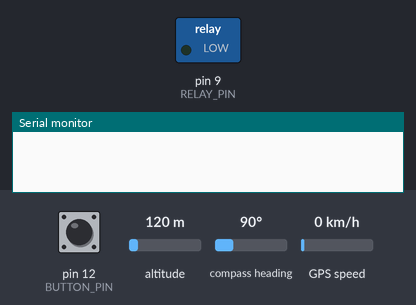
Bench run of a sketch on a simulated Arduino Uno, built with avr-gcc and run on an emulated ATmega328P. Parts: switched loads named in the sketch (green lamp = pin HIGH), the last lines printed to the serial monitor. The test bench sets the inputs (shaded band); at power-on: pin 12 (BUTTON_PIN) HIGH, altitude 120 m, compass heading 90°, GPS speed 0 km/h. The GPS gets a fix after 3 s at 37.7749, -122.4194 with 8 satellites.

Above: at 1.2 s.
1.3 s: pin 12 (BUTTON_PIN) pulled LOW for 0.15 s
At 2.2 s:
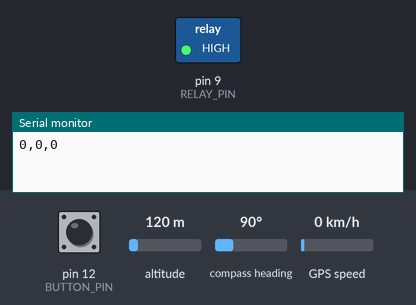
2.9 s: pin 12 (BUTTON_PIN) pulled LOW for 1 s
At 4.2 s:
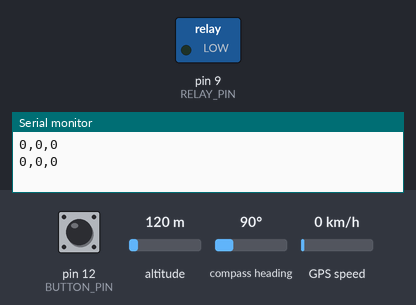
5.4 s: pin 12 (BUTTON_PIN) pulled LOW for 3.2 s
At 6.1 s:
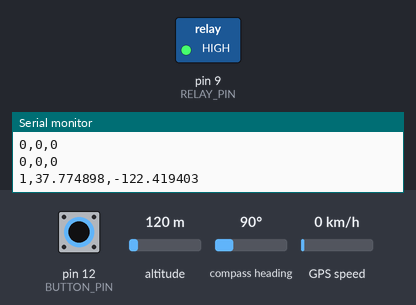
Timing chart, 0 to 8.4 s (numbered marks = the images above; inputs shaded):
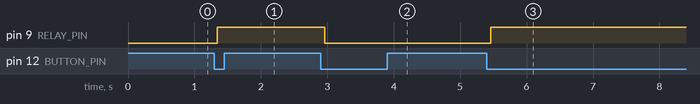

Measured:
- after the input at 1.3 s, pin 9 (RELAY_PIN): LOW → HIGH at once
- after the input at 2.9 s, pin 9 (RELAY_PIN): HIGH → LOW after 0.06 s
- after the input at 5.4 s, pin 9 (RELAY_PIN): LOW → HIGH after 0.06 s

The sketch:

gps.ino
```cpp
#include <TinyGPS++.h>
#include <SoftwareSerial.h>

#define BUTTON_PIN 12 // Pin connected to the push button
#define RELAY_PIN  9 // Pin connected to the relay module

#define GPS_RX_PIN 3  // GPS module RX pin connected to Arduino TX pin
#define GPS_TX_PIN 4  // GPS module TX pin connected to Arduino RX pin

bool buttonState = HIGH; // Variable to store the current state of the button
bool lastButtonState = HIGH; // Variable to store the previous state of the button
bool buttonClicked = false; // Flag to indicate if the button was clicked since last state change

bool relayState = false; // Variable to store the state of the relay

SoftwareSerial gpsSerial(GPS_RX_PIN, GPS_TX_PIN); // Create a SoftwareSerial object for GPS communication
TinyGPSPlus gps; // Create a TinyGPS++ object to handle GPS data

void setup() {
  pinMode(BUTTON_PIN, INPUT_PULLUP); // Set button pin as input with internal pull-up resistor
  pinMode(RELAY_PIN, OUTPUT); // Set relay pin as output

  // Initialize relay state to OFF
  digitalWrite(RELAY_PIN, LOW);

  Serial.begin(9600); // Initialize serial communication
  gpsSerial.begin(9600); // Initialize GPS serial communication
}

void loop() {
  // Read the state of the push button
  int reading = digitalRead(BUTTON_PIN);

  // Check if the button state has changed
  if (reading != lastButtonState) {
    // Reset the button clicked flag
    buttonClicked = false;
  }

  // If the button is pressed
  if (reading == LOW && !buttonClicked) {
    // Toggle the relay state
    relayState = !relayState;

    // Update the relay
    digitalWrite(RELAY_PIN, relayState ? HIGH : LOW);

    // Set the button clicked flag
    buttonClicked = true;

    // Print emergency signal and GPS data to serial port
    if (gps.location.isValid()) {
      Serial.print("1,"); // Emergency signal
      Serial.print(gps.location.lat(), 6); // Latitude
      Serial.print(",");
      Serial.println(gps.location.lng(), 6); // Longitude
    } else {
      Serial.println("0,0,0"); // Invalid GPS data
    }
  }

  // Save the current button state for the next iteration
  lastButtonState = reading;

  // Process GPS data
  while (gpsSerial.available() > 0) {
    if (gps.encode(gpsSerial.read())) {
      // Optionally, you can handle more GPS data here if needed
    }
  }

  // Delay for stability
  delay(100);
}
```
